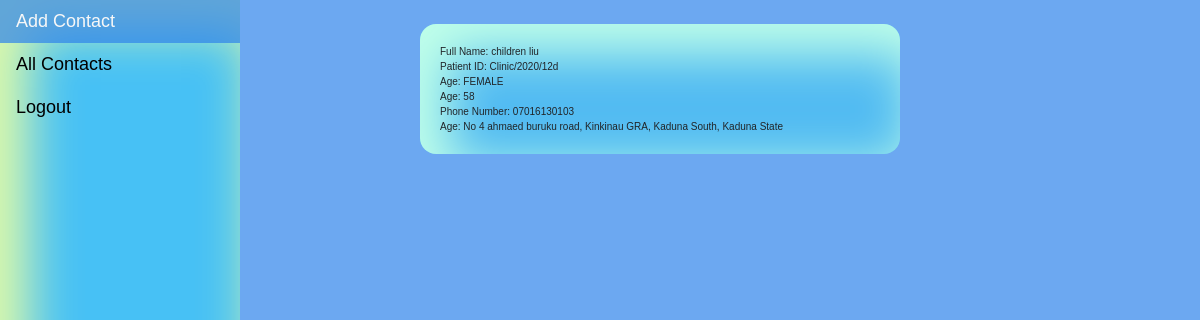
/view-contact/2/ (signed in), run on the app's committed database.
### contact/models.py (models this page shows, shortened)
class Contact(models.Model):
    SEX = (
        ("MALE", "Male"),
        ("FEMALE", "Female"),
    )
    full_name = models.CharField(
        max_length=200,
        null=True,
        help_text="Enter your First name, middle name then last name",
    )
    card_ID = models.CharField(max_length=100, null=True)
    age = models.PositiveIntegerField()
    sex = models.CharField(max_length=7, choices=SEX, blank=True)
    tel = models.CharField(max_length=300, null=True)
    address = models.TextField()
    date_created = models.DateTimeField(auto_now_add=True, auto_now=False)
    date_updated = models.DateTimeField(auto_now_add=False, auto_now=True)
    class Meta:
        ordering = ["-date_updated"]
        verbose_name = "Register"
        verbose_name_plural = "Contacts"

### contact/views.py (the view)
# urls.py: path("view-contact/<str:view>/", views.ViewDetail, name="view"),
def ViewDetail(request, view):
    view_detail = Contact.objects.filter(id=view)
    context = {
        "view":view_detail,
    }
    return render(request, "other/view.html", context)

### contact/templates/other/view.html (shortened to what this page needs)
{% extends 'base/home.html' %}
{% block content %}
{% if user.is_authenticated %}
<br>
<div class="form1">
    {% for i in view %}
    Full Name: {{i.full_name}}
    <br>
    Patient ID: {{i.card_ID}}
    <br>
    Age: {{i.sex}}
    <br>
    Age: {{i.age}}
    <br>
    Phone Number: {{i.tel}}
    <br>
    Age: {{i.address}}
    {% endfor %}
</div>
{% else %}
<div class="form1">
    Your are not authorized to view this page
</div>
{% endif %}
{% endblock %}

### static/css/index.css (style rules this page uses)
body { margin: 0; background-color:rgba(46, 132, 236, 0.7); }
.form1 { margin-left: 35%; width: 40%; border: 1px; padding: 20px; border-radius: 1rem; background-size: 10px; background-color: #4bc1f3cb; font-family:Verdana, Geneva, Tahoma, sans-serif; font-size:10px; font-weight:lighter; box-shadow: 20px 20px 50px 10px rgb(192, 255, 233) inset; }

### data on the page
Contact: full_name "children liu", card_ID "Clinic/2020/12d", sex "FEMALE", age "58", tel "07016130103", address "No 4 ahmaed buruku road, Kinkinau GRA, Kaduna South, Kaduna State"
